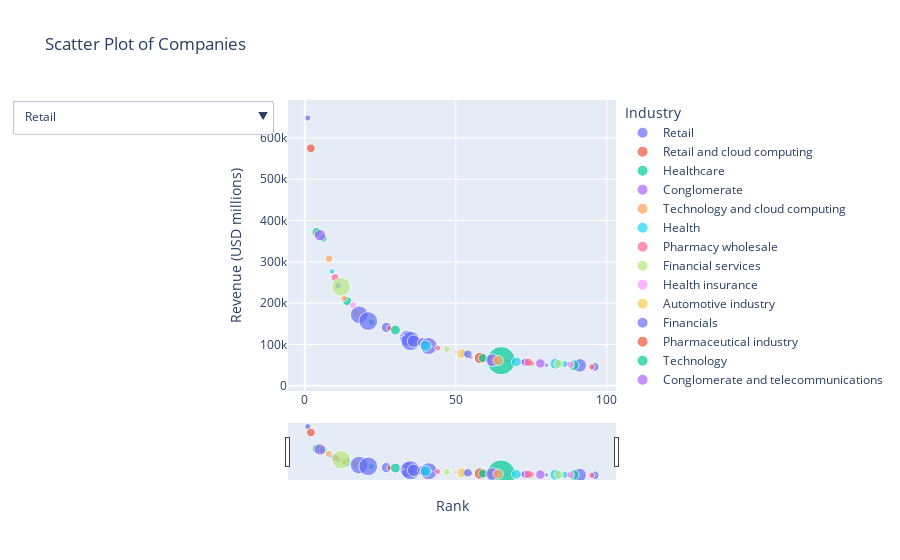

The notebook cell this image was saved under:
### Code cell
import pandas as pd
import plotly.express as px


df = pd.read_csv('Jupyter_Project/companies.csv')
df.columns = df.columns.str.strip()
df['Revenue (USD millions)'] = df['Revenue (USD millions)'].str.replace(',', '', regex=False)
df['Revenue growth'] = df['Revenue growth'].str.replace('%', '', regex=False).astype(float)
df['Revenue (USD millions)'] = pd.to_numeric(df['Revenue (USD millions)'], errors='coerce')
df.dropna(subset=['Revenue (USD millions)', 'Revenue growth'], inplace=True)
df = df[df['Revenue growth'] >= 0]
fig = px.scatter(
    df,
    x='Rank',
    y='Revenue (USD millions)',
    color='Industry',
    size='Revenue growth',
    hover_name='Name',
    title='Scatter Plot of Companies'
)

ranks = df['Rank'].unique()
fig.update_layout(
    updatemenus=[

        {
            'buttons': [
                {
                    'label': industry,
                    'method': 'update',
                    'args': [{'visible': df['Industry'] == industry}, {'title': f'Scatter Plot for Industry: {industry}'}]
                } for industry in df['Industry'].unique()
            ],
     
        },
       
    ]
)

fig.update_xaxes(
    title='Rank',
    rangeslider_visible=True
)

fig.show()

### Figure 1 — Plotly figure (JSON) as saved in the notebook; plotly's stock layout.template omitted (floating-point values rounded to 4 significant figures)
{"data": [{"hovertemplate": "<b>%{hovertext}</b><br><br>Industry=Retail<br>Rank=%{x}<br>Revenue (USD millions)=%{y}<br>Revenue growth=%{marker.size}<extra></extra>", "hovertext": ["Walmart", "Costco", "Albertsons", "Publix", "TJX"], "legendgroup": "Retail", "marker": {"color": "#636efa", "size": [6, 6.8, 8, 4.7, 2.9], "sizemode": "area", "sizeref": 0.3148, "symbol": "circle"}, "mode": "markers", "name": "Retail", "orientation": "v", "showlegend": true, "type": "scatter", "x": [1, 11, 53, 72, 80], "xaxis": "x", "y": [648125, 242290, 77650, 57534, 49936], "yaxis": "y"}, {"hovertemplate": "<b>%{hovertext}</b><br><br>Industry=Retail and cloud computing<br>Rank=%{x}<br>Revenue (USD millions)=%{y}<br>Revenue growth=%{marker.size}<extra></extra>", "hovertext": ["Amazon"], "legendgroup": "Retail and cloud computing", "marker": {"color": "#EF553B", "size": [11.9], "sizemode": "area", "sizeref": 0.3148, "symbol": "circle"}, "mode": "markers", "name": "Retail and cloud computing", "orientation": "v", "showlegend": true, "type": "scatter", "x": [2], "xaxis": "x", "y": [574785], "yaxis": "y"}, {"hovertemplate": "<b>%{hovertext}</b><br><br>Industry=Healthcare<br>Rank=%{x}<br>Revenue (USD millions)=%{y}<br>Revenue growth=%{marker.size}<extra></extra>", "hovertext": ["UnitedHealth Group", "CVS Health", "Cardinal Health", "Elevance Health", "Centene", "HCA Healthcare"], "legendgroup": "Healthcare", "marker": {"color": "#00cc96", "size": [14.6, 10.9, 13, 9.4, 6.5, 7.9], "sizemode": "area", "sizeref": 0.3148, "symbol": "circle"}, "mode": "markers", "name": "Healthcare", "orientation": "v", "showlegend": true, "type": "scatter", "x": [4, 6, 14, 20, 22, 61], "xaxis": "x", "y": [371622, 357776, 205012, 171340, 153999, 64968], "yaxis": "y"}, {"hovertemplate": "<b>%{hovertext}</b><br><br>Industry=Conglomerate<br>Rank=%{x}<br>Revenue (USD millions)=%{y}<br>Revenue growth=%{marker.size}<extra></extra>", "hovertext": ["Berkshire Hathaway", "RTX Corporation"], "legendgroup": "Conglomerate", "marker": {"color": "#ab63fa", "size": [20.7, 2.8], "sizemode": "area", "sizeref": 0.3148, "symbol": "circle"}, "mode": "markers", "name": "Conglomerate", "orientation": "v", "showlegend": true, "type": "scatter", "x": [5, 55], "xaxis": "x", "y": [364482, 68920], "yaxis": "y"}, {"hovertemplate": "<b>%{hovertext}</b><br><br>Industry=Technology and cloud computing<br>Rank=%{x}<br>Revenue (USD millions)=%{y}<br>Revenue growth=%{marker.size}<extra></extra>", "hovertext": ["Alphabet", "Microsoft"], "legendgroup": "Technology and cloud computing", "marker": {"color": "#FFA15A", "size": [8.7, 6.9], "sizemode": "area", "sizeref": 0.3148, "symbol": "circle"}, "mode": "markers", "name": "Technology and cloud computing", "orientation": "v", "showlegend": true, "type": "scatter", "x": [8, 13], "xaxis": "x", "y": [307394, 211915], "yaxis": "y"}, {"hovertemplate": "<b>%{hovertext}</b><br><br>Industry=Health<br>Rank=%{x}<br>Revenue (USD millions)=%{y}<br>Revenue growth=%{marker.size}<extra></extra>", "hovertext": ["McKesson Corporation"], "legendgroup": "Health", "marker": {"color": "#19d3f3", "size": [4.8], "sizemode": "area", "sizeref": 0.3148, "symbol": "circle"}, "mode": "markers", "name": "Health", "orientation": "v", "showlegend": true, "type": "scatter", "x": [9], "xaxis": "x", "y": [276711], "yaxis": "y"}, {"hovertemplate": "<b>%{hovertext}</b><br><br>Industry=Pharmacy wholesale<br>Rank=%{x}<br>Revenue (USD millions)=%{y}<br>Revenue growth=%{marker.size}<extra></extra>", "hovertext": ["Cencora"], "legendgroup": "Pharmacy wholesale", "marker": {"color": "#FF6692", "size": [9.9], "sizemode": "area", "sizeref": 0.3148, "symbol": "circle"}, "mode": "markers", "name": "Pharmacy wholesale", "orientation": "v", "showlegend": true, "type": "scatter", "x": [10], "xaxis": "x", "y": [262173], "yaxis": "y"}, {"hovertemplate": "<b>%{hovertext}</b><br><br>Industry=Financial services<br>Rank=%{x}<br>Revenue (USD millions)=%{y}<br>Revenue growth=%{marker.size}<extra></extra>", "hovertext": ["JPMorgan Chase"], "legendgroup": "Financial services", "marker": {"color": "#B6E880", "size": [54.7], "sizemode": "area", "sizeref": 0.3148, "symbol": "circle"}, "mode": "markers", "name": "Financial services", "orientation": "v", "showlegend": true, "type": "scatter", "x": [12], "xaxis": "x", "y": [239425], "yaxis": "y"}, {"hovertemplate": "<b>%{hovertext}</b><br><br>Industry=Health insurance<br>Rank=%{x}<br>Revenue (USD millions)=%{y}<br>Revenue growth=%{marker.size}<extra></extra>", "hovertext": ["Cigna", "Humana"], "legendgroup": "Health insurance", "marker": {"color": "#FF97FF", "size": [8.2, 14.5], "sizemode": "area", "sizeref": 0.3148, "symbol": "circle"}, "mode": "markers", "name": "Health insurance", "orientation": "v", "showlegend": true, "type": "scatter", "x": [16, 38], "xaxis": "x", "y": [195265, 106374], "yaxis": "y"}, {"hovertemplate": "<b>%{hovertext}</b><br><br>Industry=Automotive industry<br>Rank=%{x}<br>Revenue (USD millions)=%{y}<br>Revenue growth=%{marker.size}<extra></extra>", "hovertext": ["Ford Motor Company", "General Motors"], "legendgroup": "Automotive industry", "marker": {"color": "#FECB52", "size": [11.5, 9.6], "sizemode": "area", "sizeref": 0.3148, "symbol": "circle"}, "mode": "markers", "name": "Automotive industry", "orientation": "v", "showlegend": true, "type": "scatter", "x": [17, 19], "xaxis": "x", "y": [176191, 171842], "yaxis": "y"}, {"hovertemplate": "<b>%{hovertext}</b><br><br>Industry=Financials<br>Rank=%{x}<br>Revenue (USD millions)=%{y}<br>Revenue growth=%{marker.size}<extra></extra>", "hovertext": ["Bank of America", "Citigroup", "Fannie Mae", "Wells Fargo", "Goldman Sachs", "Freddie Mac", "State Farm", "Morgan Stanley", "Capital One Financial", "TIAA"], "legendgroup": "Financials", "marker": {"color": "#636efa", "size": [49.4, 55.1, 16.2, 39.2, 57.8, 24.6, 16.6, 45.9, 29, 11.8], "sizemode": "area", "sizeref": 0.3148, "symbol": "circle"}, "mode": "markers", "name": "Financials", "orientation": "v", "showlegend": true, "type": "scatter", "x": [18, 21, 27, 34, 35, 36, 39, 41, 91, 96], "xaxis": "x", "y": [171912, 156820, 141240, 115340, 108418, 108050, 104199, 96194, 49484, 45735], "yaxis": "y"}, {"hovertemplate": "<b>%{hovertext}</b><br><br>Industry=Pharmaceutical industry<br>Rank=%{x}<br>Revenue (USD millions)=%{y}<br>Revenue growth=%{marker.size}<extra></extra>", "hovertext": ["Walgreens Boots Alliance", "Johnson & Johnson", "Merck & Co."], "legendgroup": "Pharmaceutical industry", "marker": {"color": "#EF553B", "size": [4.8, 0.3, 1.4], "sizemode": "area", "sizeref": 0.3148, "symbol": "circle"}, "mode": "markers", "name": "Pharmaceutical industry", "orientation": "v", "showlegend": true, "type": "scatter", "x": [28, 42, 67], "xaxis": "x", "y": [139081, 95195, 60115], "yaxis": "y"}, {"hovertemplate": "<b>%{hovertext}</b><br><br>Industry=Technology<br>Rank=%{x}<br>Revenue (USD millions)=%{y}<br>Revenue growth=%{marker.size}<extra></extra>", "hovertext": ["Meta Platforms", "Nvidia", "Oracle Corporation"], "legendgroup": "Technology", "marker": {"color": "#00cc96", "size": [15.7, 125.9, 17.7], "sizemode": "area", "sizeref": 0.3148, "symbol": "circle"}, "mode": "markers", "name": "Technology", "orientation": "v", "showlegend": true, "type": "scatter", "x": [30, 65, 89], "xaxis": "x", "y": [134902, 60922, 49954], "yaxis": "y"}, {"hovertemplate": "<b>%{hovertext}</b><br><br>Industry=Conglomerate and telecommunications<br>Rank=%{x}<br>Revenue (USD millions)=%{y}<br>Revenue growth=%{marker.size}<extra></extra>", "hovertext": ["AT&T"], "legendgroup": "Conglomerate and telecommunications", "marker": {"color": "#ab63fa", "size": [1.4], "sizemode": "area", "sizeref": 0.3148, "symbol": "circle"}, "mode": "markers", "name": "Conglomerate and telecommunications", "orientation": "v", "showlegend": true, "type": "scatter", "x": [32], "xaxis": "x", "y": [122428], "yaxis": "y"}, {"hovertemplate": "<b>%{hovertext}</b><br><br>Industry=Telecommunications<br>Rank=%{x}<br>Revenue (USD millions)=%{y}<br>Revenue growth=%{marker.size}<extra></extra>", "hovertext": ["Comcast", "Charter Communications"], "legendgroup": "Telecommunications", "marker": {"color": "#FFA15A", "size": [0.1, 1.1], "sizemode": "area", "sizeref": 0.3148, "symbol": "circle"}, "mode": "markers", "name": "Telecommunications", "orientation": "v", "showlegend": true, "type": "scatter", "x": [33, 76], "xaxis": "x", "y": [121572, 54607], "yaxis": "y"}, {"hovertemplate": "<b>%{hovertext}</b><br><br>Industry=Automotive and energy<br>Rank=%{x}<br>Revenue (USD millions)=%{y}<br>Revenue growth=%{marker.size}<extra></extra>", "hovertext": ["Tesla"], "legendgroup": "Automotive and energy", "marker": {"color": "#19d3f3", "size": [18.8], "sizemode": "area", "sizeref": 0.3148, "symbol": "circle"}, "mode": "markers", "name": "Automotive and energy", "orientation": "v", "showlegend": true, "type": "scatter", "x": [40], "xaxis": "x", "y": [96773], "yaxis": "y"}, {"hovertemplate": "<b>%{hovertext}</b><br><br>Industry=Beverage<br>Rank=%{x}<br>Revenue (USD millions)=%{y}<br>Revenue growth=%{marker.size}<extra></extra>", "hovertext": ["PepsiCo", "Coca-Cola"], "legendgroup": "Beverage", "marker": {"color": "#FF6692", "size": [5.9, 6.4], "sizemode": "area", "sizeref": 0.3148, "symbol": "circle"}, "mode": "markers", "name": "Beverage", "orientation": "v", "showlegend": true, "type": "scatter", "x": [44, 95], "xaxis": "x", "y": [91471, 45754], "yaxis": "y"}, {"hovertemplate": "<b>%{hovertext}</b><br><br>Industry=Media<br>Rank=%{x}<br>Revenue (USD millions)=%{y}<br>Revenue growth=%{marker.size}<extra></extra>", "hovertext": ["The Walt Disney Company"], "legendgroup": "Media", "marker": {"color": "#B6E880", "size": [7.5], "sizemode": "area", "sizeref": 0.3148, "symbol": "circle"}, "mode": "markers", "name": "Media", "orientation": "v", "showlegend": true, "type": "scatter", "x": [47], "xaxis": "x", "y": [88898], "yaxis": "y"}, {"hovertemplate": "<b>%{hovertext}</b><br><br>Industry=Consumer products manufacturing<br>Rank=%{x}<br>Revenue (USD millions)=%{y}<br>Revenue growth=%{marker.size}<extra></extra>", "hovertext": ["Procter & Gamble"], "legendgroup": "Consumer products manufacturing", "marker": {"color": "#FF97FF", "size": [2.3], "sizemode": "area", "sizeref": 0.3148, "symbol": "circle"}, "mode": "markers", "name": "Consumer products manufacturing", "orientation": "v", "showlegend": true, "type": "scatter", "x": [50], "xaxis": "x", "y": [82006], "yaxis": "y"}, {"hovertemplate": "<b>%{hovertext}</b><br><br>Industry=Aerospace and defense<br>Rank=%{x}<br>Revenue (USD millions)=%{y}<br>Revenue growth=%{marker.size}<extra></extra>", "hovertext": ["Boeing", "Lockheed Martin"], "legendgroup": "Aerospace and defense", "marker": {"color": "#FECB52", "size": [16.8, 2.4], "sizemode": "area", "sizeref": 0.3148, "symbol": "circle"}, "mode": "markers", "name": "Aerospace and defense", "orientation": "v", "showlegend": true, "type": "scatter", "x": [52, 57], "xaxis": "x", "y": [77794, 67571], "yaxis": "y"}, {"hovertemplate": "<b>%{hovertext}</b><br><br>Industry=Food service<br>Rank=%{x}<br>Revenue (USD millions)=%{y}<br>Revenue growth=%{marker.size}<extra></extra>", "hovertext": ["Sysco"], "legendgroup": "Food service", "marker": {"color": "#636efa", "size": [11.2], "sizemode": "area", "sizeref": 0.3148, "symbol": "circle"}, "mode": "markers", "name": "Food service", "orientation": "v", "showlegend": true, "type": "scatter", "x": [54], "xaxis": "x", "y": [76325], "yaxis": "y"}, {"hovertemplate": "<b>%{hovertext}</b><br><br>Industry=Financial<br>Rank=%{x}<br>Revenue (USD millions)=%{y}<br>Revenue growth=%{marker.size}<extra></extra>", "hovertext": ["American Express", "Nationwide Mutual Insurance Company"], "legendgroup": "Financial", "marker": {"color": "#EF553B", "size": [21.1, 6.1], "sizemode": "area", "sizeref": 0.3148, "symbol": "circle"}, "mode": "markers", "name": "Financial", "orientation": "v", "showlegend": true, "type": "scatter", "x": [58, 75], "xaxis": "x", "y": [67364, 54609], "yaxis": "y"}, {"hovertemplate": "<b>%{hovertext}</b><br><br>Industry=Machinery<br>Rank=%{x}<br>Revenue (USD millions)=%{y}<br>Revenue growth=%{marker.size}<extra></extra>", "hovertext": ["Caterpillar"], "legendgroup": "Machinery", "marker": {"color": "#00cc96", "size": [12.8], "sizemode": "area", "sizeref": 0.3148, "symbol": "circle"}, "mode": "markers", "name": "Machinery", "orientation": "v", "showlegend": true, "type": "scatter", "x": [59], "xaxis": "x", "y": [67060], "yaxis": "y"}, {"hovertemplate": "<b>%{hovertext}</b><br><br>Industry=Insurance<br>Rank=%{x}<br>Revenue (USD millions)=%{y}<br>Revenue growth=%{marker.size}<extra></extra>", "hovertext": ["Progressive Corporation", "Allstate", "New York Life Insurance Company", "Liberty Mutual"], "legendgroup": "Insurance", "marker": {"color": "#ab63fa", "size": [25.2, 11.1, 14.2, 5.3], "sizemode": "area", "sizeref": 0.3148, "symbol": "circle"}, "mode": "markers", "name": "Insurance", "orientation": "v", "showlegend": true, "type": "scatter", "x": [62, 73, 78, 87], "xaxis": "x", "y": [62109, 57094, 54317, 52612], "yaxis": "y"}, {"hovertemplate": "<b>%{hovertext}</b><br><br>Industry=Agriculture manufacturing<br>Rank=%{x}<br>Revenue (USD millions)=%{y}<br>Revenue growth=%{marker.size}<extra></extra>", "hovertext": ["John Deere"], "legendgroup": "Agriculture manufacturing", "marker": {"color": "#FFA15A", "size": [16.5], "sizemode": "area", "sizeref": 0.3148, "symbol": "circle"}, "mode": "markers", "name": "Agriculture manufacturing", "orientation": "v", "showlegend": true, "type": "scatter", "x": [64], "xaxis": "x", "y": [61251], "yaxis": "y"}, {"hovertemplate": "<b>%{hovertext}</b><br><br>Industry=Airline<br>Rank=%{x}<br>Revenue (USD millions)=%{y}<br>Revenue growth=%{marker.size}<extra></extra>", "hovertext": ["Delta Air Lines", "United Airlines", "American Airlines"], "legendgroup": "Airline", "marker": {"color": "#19d3f3", "size": [14.8, 19.5, 7.8], "sizemode": "area", "sizeref": 0.3148, "symbol": "circle"}, "mode": "markers", "name": "Airline", "orientation": "v", "showlegend": true, "type": "scatter", "x": [70, 83, 86], "xaxis": "x", "y": [58048, 53717, 52788], "yaxis": "y"}, {"hovertemplate": "<b>%{hovertext}</b><br><br>Industry=Telecom hardware manufacturing<br>Rank=%{x}<br>Revenue (USD millions)=%{y}<br>Revenue growth=%{marker.size}<extra></extra>", "hovertext": ["Cisco"], "legendgroup": "Telecom hardware manufacturing", "marker": {"color": "#FF6692", "size": [10.6], "sizemode": "area", "sizeref": 0.3148, "symbol": "circle"}, "mode": "markers", "name": "Telecom hardware manufacturing", "orientation": "v", "showlegend": true, "type": "scatter", "x": [74], "xaxis": "x", "y": [56998], "yaxis": "y"}, {"hovertemplate": "<b>%{hovertext}</b><br><br>Industry=Food processing<br>Rank=%{x}<br>Revenue (USD millions)=%{y}<br>Revenue growth=%{marker.size}<extra></extra>", "hovertext": ["Performance Food Group"], "legendgroup": "Food processing", "marker": {"color": "#B6E880", "size": [13.1], "sizemode": "area", "sizeref": 0.3148, "symbol": "circle"}, "mode": "markers", "name": "Food processing", "orientation": "v", "showlegend": true, "type": "scatter", "x": [84], "xaxis": "x", "y": [53355], "yaxis": "y"}, {"hovertemplate": "<b>%{hovertext}</b><br><br>Industry=Apparel<br>Rank=%{x}<br>Revenue (USD millions)=%{y}<br>Revenue growth=%{marker.size}<extra></extra>", "hovertext": ["Nike"], "legendgroup": "Apparel", "marker": {"color": "#FF97FF", "size": [9.6], "sizemode": "area", "sizeref": 0.3148, "symbol": "circle"}, "mode": "markers", "name": "Apparel", "orientation": "v", "showlegend": true, "type": "scatter", "x": [88], "xaxis": "x", "y": [51217], "yaxis": "y"}], "layout": {"legend": {"itemsizing": "constant", "title": {"text": "Industry"}, "tracegroupgap": 0}, "title": {"text": "Scatter Plot of Companies"}, "updatemenus": [{"buttons": [{"args": [{"visible": [true, false, false, false, false, false, false, false, true, false, false, false, false, false, false, false, false, false, false, false, false, false, false, false, false, false, false, false, false, false, false, false, false, false, false, false, true, false, false, false, false, false, false, false, false, false, false, false, true, false, false, false, false, false, true, false, false, false, false, false, false, false, false, false]}, {"title": "Scatter Plot for Industry: Retail"}], "label": "Retail", "method": "update"}, {"args": [{"visible": [false, true, false, false, false, false, false, false, false, false, false, false, false, false, false, false, false, false, false, false, false, false, false, false, false, false, false, false, false, false, false, false, false, false, false, false, false, false, false, false, false, false, false, false, false, false, false, false, false, false, false, false, false, false, false, false, false, false, false, false, false, false, false, false]}, {"title": "Scatter Plot for Industry: Retail and cloud computing"}], "label": "Retail and cloud computing", "method": "update"}, {"args": [{"visible": [false, false, true, false, true, false, false, false, false, false, false, true, false, false, false, false, true, false, true, false, false, false, false, false, false, false, false, false, false, false, false, false, false, false, false, false, false, false, false, false, false, false, true, false, false, false, false, false, false, false, false, false, false, false, false, false, false, false, false, false, false, false, false, false]}, {"title": "Scatter Plot for Industry: Healthcare"}], "label": "Healthcare", "method": "update"}, {"args": [{"visible": [false, false, false, true, false, false, false, false, false, false, false, false, false, false, false, false, false, false, false, false, false, false, false, false, false, false, false, false, false, false, false, false, false, false, false, false, false, false, true, false, false, false, false, false, false, false, false, false, false, false, false, false, false, false, false, false, false, false, false, false, false, false, false, false]}, {"title": "Scatter Plot for Industry: Conglomerate"}], "label": "Conglomerate", "method": "update"}, {"args": [{"visible": [false, false, false, false, false, true, false, false, false, false, true, false, false, false, false, false, false, false, false, false, false, false, false, false, false, false, false, false, false, false, false, false, false, false, false, false, false, false, false, false, false, false, false, false, false, false, false, false, false, false, false, false, false, false, false, false, false, false, false, false, false, false, false, false]}, {"title": "Scatter Plot for Industry: Technology and cloud computing"}], "label": "Technology and cloud computing", "method": "update"}, {"args": [{"visible": [false, false, false, false, false, false, true, false, false, false, false, false, false, false, false, false, false, false, false, false, false, false, false, false, false, false, false, false, false, false, false, false, false, false, false, false, false, false, false, false, false, false, false, false, false, false, false, false, false, false, false, false, false, false, false, false, false, false, false, false, false, false, false, false]}, {"title": "Scatter Plot for Industry: Health"}], "label": "Health", "method": "update"}, {"args": [{"visible": [false, false, false, false, false, false, false, true, false, false, false, false, false, false, false, false, false, false, false, false, false, false, false, false, false, false, false, false, false, false, false, false, false, false, false, false, false, false, false, false, false, false, false, false, false, false, false, false, false, false, false, false, false, false, false, false, false, false, false, false, false, false, false, false]}, {"title": "Scatter Plot for Industry: Pharmacy wholesale"}], "label": "Pharmacy wholesale", "method": "update"}, {"args": [{"visible": [false, false, false, false, false, false, false, false, false, true, false, false, false, false, false, false, false, false, false, false, false, false, false, false, false, false, false, false, false, false, false, false, false, false, false, false, false, false, false, false, false, false, false, false, false, false, false, false, false, false, false, false, false, false, false, false, false, false, false, false, false, false, false, false]}, {"title": "Scatter Plot for Industry: Financial services"}], "label": "Financial services", "method": "update"}, {"args": [{"visible": [false, false, false, false, false, false, false, false, false, false, false, false, true, false, false, false, false, false, false, false, false, false, false, false, false, false, false, true, false, false, false, false, false, false, false, false, false, false, false, false, false, false, false, false, false, false, false, false, false, false, false, false, false, false, false, false, false, false, false, false, false, false, false, false]}, {"title": "Scatter Plot for Industry: Health insurance"}], "label": "Health insurance", "method": "update"}, {"args": [{"visible": [false, false, false, false, false, false, false, false, false, false, false, false, false, true, false, true, false, false, false, false, false, false, false, false, false, false, false, false, false, false, false, false, false, false, false, false, false, false, false, false, false, false, false, false, false, false, false, false, false, false, false, false, false, false, false, false, false, false, false, false, false, false, false, false]}, {"title": "Scatter Plot for Industry: Automotive industry"}], "label": "Automotive industry", "method": "update"}, {"args": [{"visible": [false, false, false, false, false, false, false, false, false, false, false, false, false, false, true, false, false, true, false, true, false, false, false, false, true, true, true, false, true, false, true, false, false, false, false, false, false, false, false, false, false, false, false, false, false, false, false, false, false, false, false, false, false, false, false, false, false, false, false, false, false, true, false, true]}, {"title": "Scatter Plot for Industry: Financials"}], "label": "Financials", "method": "update"}, {"args": [{"visible": [false, false, false, false, false, false, false, false, false, false, false, false, false, false, false, false, false, false, false, false, true, false, false, false, false, false, false, false, false, false, false, true, false, false, false, false, false, false, false, false, false, false, false, false, false, false, true, false, false, false, false, false, false, false, false, false, false, false, false, false, false, false, false, false]}, {"title": "Scatter Plot for Industry: Pharmaceutical industry"}], "label": "Pharmaceutical industry", "method": "update"}, {"args": [{"visible": [false, false, false, false, false, false, false, false, false, false, false, false, false, false, false, false, false, false, false, false, false, true, false, false, false, false, false, false, false, false, false, false, false, false, false, false, false, false, false, false, false, false, false, false, false, true, false, false, false, false, false, false, false, false, false, false, false, false, false, false, true, false, false, false]}, {"title": "Scatter Plot for Industry: Technology"}], "label": "Technology", "method": "update"}, {"args": [{"visible": [false, false, false, false, false, false, false, false, false, false, false, false, false, false, false, false, false, false, false, false, false, false, true, false, false, false, false, false, false, false, false, false, false, false, false, false, false, false, false, false, false, false, false, false, false, false, false, false, false, false, false, false, false, false, false, false, false, false, false, false, false, false, false, false]}, {"title": "Scatter Plot for Industry: Conglomerate and telecommunications"}], "label": "Conglomerate and telecommunications", "method": "update"}, {"args": [{"visible": [false, false, false, false, false, false, false, false, false, false, false, false, false, false, false, false, false, false, false, false, false, false, false, true, false, false, false, false, false, false, false, false, false, false, false, false, false, false, false, false, false, false, false, false, false, false, false, false, false, false, false, false, true, false, false, false, false, false, false, false, false, false, false, false]}, {"title": "Scatter Plot for Industry: Telecommunications"}], "label": "Telecommunications", "method": "update"}, {"args": [{"visible": [false, false, false, false, false, false, false, false, false, false, false, false, false, false, false, false, false, false, false, false, false, false, false, false, false, false, false, false, false, true, false, false, false, false, false, false, false, false, false, false, false, false, false, false, false, false, false, false, false, false, false, false, false, false, false, false, false, false, false, false, false, false, false, false]}, {"title": "Scatter Plot for Industry: Automotive and energy"}], "label": "Automotive and energy", "method": "update"}, {"args": [{"visible": [false, false, false, false, false, false, false, false, false, false, false, false, false, false, false, false, false, false, false, false, false, false, false, false, false, false, false, false, false, false, false, false, true, false, false, false, false, false, false, false, false, false, false, false, false, false, false, false, false, false, false, false, false, false, false, false, false, false, false, false, false, false, true, false]}, {"title": "Scatter Plot for Industry: Beverage"}], "label": "Beverage", "method": "update"}, {"args": [{"visible": [false, false, false, false, false, false, false, false, false, false, false, false, false, false, false, false, false, false, false, false, false, false, false, false, false, false, false, false, false, false, false, false, false, true, false, false, false, false, false, false, false, false, false, false, false, false, false, false, false, false, false, false, false, false, false, false, false, false, false, false, false, false, false, false]}, {"title": "Scatter Plot for Industry: Media"}], "label": "Media", "method": "update"}, {"args": [{"visible": [false, false, false, false, false, false, false, false, false, false, false, false, false, false, false, false, false, false, false, false, false, false, false, false, false, false, false, false, false, false, false, false, false, false, true, false, false, false, false, false, false, false, false, false, false, false, false, false, false, false, false, false, false, false, false, false, false, false, false, false, false, false, false, false]}, {"title": "Scatter Plot for Industry: Consumer products manufacturing"}], "label": "Consumer products manufacturing", "method": "update"}, {"args": [{"visible": [false, false, false, false, false, false, false, false, false, false, false, false, false, false, false, false, false, false, false, false, false, false, false, false, false, false, false, false, false, false, false, false, false, false, false, true, false, false, false, true, false, false, false, false, false, false, false, false, false, false, false, false, false, false, false, false, false, false, false, false, false, false, false, false]}, {"title": "Scatter Plot for Industry: Aerospace and defense"}], "label": "Aerospace and defense", "method": "update"}, {"args": [{"visible": [false, false, false, false, false, false, false, false, false, false, false, false, false, false, false, false, false, false, false, false, false, false, false, false, false, false, false, false, false, false, false, false, false, false, false, false, false, true, false, false, false, false, false, false, false, false, false, false, false, false, false, false, false, false, false, false, false, false, false, false, false, false, false, false]}, {"title": "Scatter Plot for Industry: Food service"}], "label": "Food service", "method": "update"}, {"args": [{"visible": [false, false, false, false, false, false, false, false, false, false, false, false, false, false, false, false, false, false, false, false, false, false, false, false, false, false, false, false, false, false, false, false, false, false, false, false, false, false, false, false, true, false, false, false, false, false, false, false, false, false, false, true, false, false, false, false, false, false, false, false, false, false, false, false]}, {"title": "Scatter Plot for Industry: Financial"}], "label": "Financial", "method": "update"}, {"args": [{"visible": [false, false, false, false, false, false, false, false, false, false, false, false, false, false, false, false, false, false, false, false, false, false, false, false, false, false, false, false, false, false, false, false, false, false, false, false, false, false, false, false, false, true, false, false, false, false, false, false, false, false, false, false, false, false, false, false, false, false, false, false, false, false, false, false]}, {"title": "Scatter Plot for Industry: Machinery"}], "label": "Machinery", "method": "update"}, {"args": [{"visible": [false, false, false, false, false, false, false, false, false, false, false, false, false, false, false, false, false, false, false, false, false, false, false, false, false, false, false, false, false, false, false, false, false, false, false, false, false, false, false, false, false, false, false, true, false, false, false, false, false, true, false, false, false, true, false, false, false, false, true, false, false, false, false, false]}, {"title": "Scatter Plot for Industry: Insurance"}], "label": "Insurance", "method": "update"}, {"args": [{"visible": [false, false, false, false, false, false, false, false, false, false, false, false, false, false, false, false, false, false, false, false, false, false, false, false, false, false, false, false, false, false, false, false, false, false, false, false, false, false, false, false, false, false, false, false, true, false, false, false, false, false, false, false, false, false, false, false, false, false, false, false, false, false, false, false]}, {"title": "Scatter Plot for Industry: Agriculture manufacturing"}], "label": "Agriculture manufacturing", "method": "update"}, {"args": [{"visible": [false, false, false, false, false, false, false, false, false, false, false, false, false, false, false, false, false, false, false, false, false, false, false, false, false, false, false, false, false, false, false, false, false, false, false, false, false, false, false, false, false, false, false, false, false, false, false, true, false, false, false, false, false, false, false, true, false, true, false, false, false, false, false, false]}, {"title": "Scatter Plot for Industry: Airline"}], "label": "Airline", "method": "update"}, {"args": [{"visible": [false, false, false, false, false, false, false, false, false, false, false, false, false, false, false, false, false, false, false, false, false, false, false, false, false, false, false, false, false, false, false, false, false, false, false, false, false, false, false, false, false, false, false, false, false, false, false, false, false, false, true, false, false, false, false, false, false, false, false, false, false, false, false, false]}, {"title": "Scatter Plot for Industry: Telecom hardware manufacturing"}], "label": "Telecom hardware manufacturing", "method": "update"}, {"args": [{"visible": [false, false, false, false, false, false, false, false, false, false, false, false, false, false, false, false, false, false, false, false, false, false, false, false, false, false, false, false, false, false, false, false, false, false, false, false, false, false, false, false, false, false, false, false, false, false, false, false, false, false, false, false, false, false, false, false, true, false, false, false, false, false, false, false]}, {"title": "Scatter Plot for Industry: Food processing"}], "label": "Food processing", "method": "update"}, {"args": [{"visible": [false, false, false, false, false, false, false, false, false, false, false, false, false, false, false, false, false, false, false, false, false, false, false, false, false, false, false, false, false, false, false, false, false, false, false, false, false, false, false, false, false, false, false, false, false, false, false, false, false, false, false, false, false, false, false, false, false, false, false, true, false, false, false, false]}, {"title": "Scatter Plot for Industry: Apparel"}], "label": "Apparel", "method": "update"}]}], "xaxis": {"anchor": "y", "domain": [0, 1], "rangeslider": {"visible": true}, "title": {"text": "Rank"}}, "yaxis": {"anchor": "x", "domain": [0, 1], "title": {"text": "Revenue (USD millions)"}}}}
